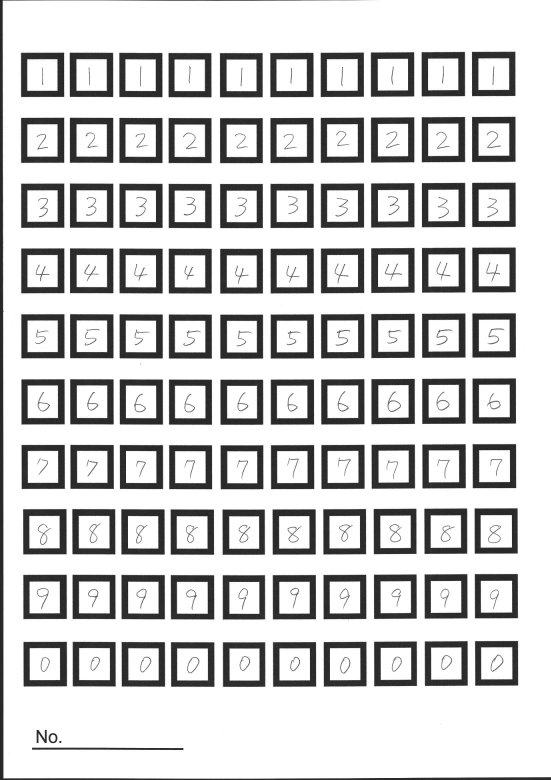
%> input picture image_other.jpg, 1653 x 2338 px (shown at 1/3 size)
$ octave Step1_other_image.m   (GNU Octave 9; MATLAB toolbox functions it lacks are replaced by stand-ins)
%> lines starting %> are read from the running program, lines starting %| are printed output that depends on the picture; in (x1, y1, x2, y2) boxes, pixels count from 0 and x2, y2 are one past the last pixel; in counts of white or black regions, pixels touching at a corner belong together; the program's own positions count from 1
%% 手書き文字から学習用データの作成
clear all;clc;close all;[status] = rmdir('image_other','s');
%% スキャナーで読み取った100個の手書き文字が書かれた画像を読み込み
I = imread('image_other.jpg');
%> I is the input picture: size 2338x1653 uint8; min 0, max 255, mean 205.5
figure,imshow(I);
%% 数値が書かれた領域のボックスを作成
BW = imbinarize(I); % 二値化
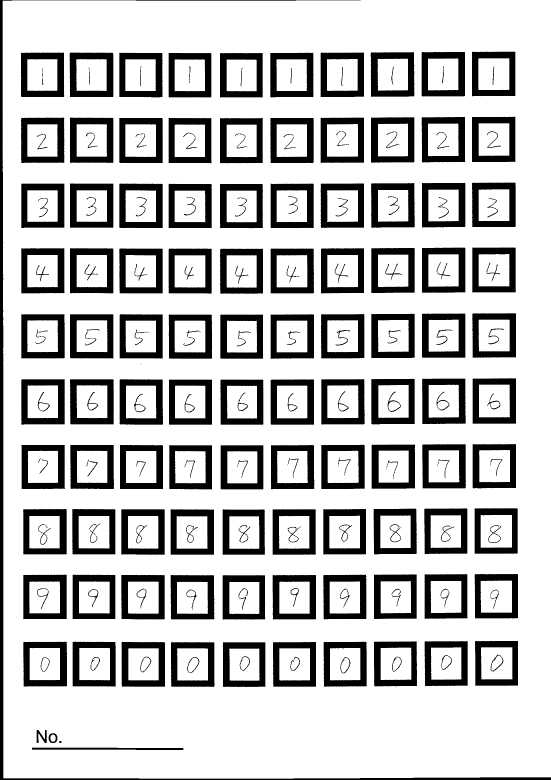
%> BW: size 2338x1653 logical (shown at 1/3 size); 76.6% white; 227 black regions (14 under 20 px), largest, box (x1, y1, x2, y2) and area: (0, 0, 1653, 2338) 29164, (1113, 352, 1243, 488) 8774, (69, 1527, 200, 1663) 8770
BW = imclearborder(BW); % 周囲に接している部分を
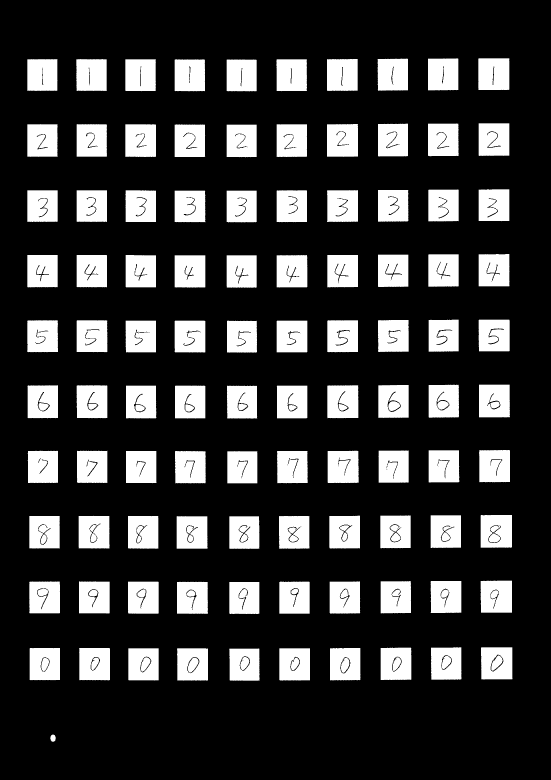
%> BW: size 2338x1653 logical (shown at 1/3 size); 22.1% white; 117 white regions, largest, box (x1, y1, x2, y2) and area: (1442, 1545, 1536, 1643) 8866, (981, 372, 1074, 471) 8853, (376, 373, 468, 471) 8782
BWbbox = imfill(BW,'holes'); % 穴を埋める
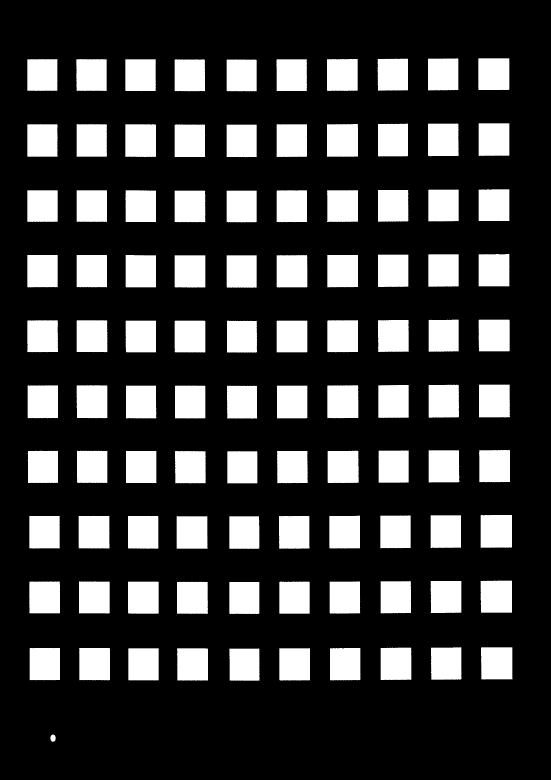
%> BWbbox: size 2338x1653 logical (shown at 1/3 size); 22.7% white; 101 white regions, largest, box (x1, y1, x2, y2) and area: (1442, 1545, 1536, 1643) 9185, (982, 1156, 1075, 1255) 9078, (981, 372, 1074, 471) 9045
BWbbox = imclose(BWbbox,ones(30)); % クローズ処理
%> BWbbox: size 2338x1653 logical; 22.8% white; 101 white regions
BWbbox = bwareaopen(BWbbox,100); % 100より小さいごみを処理
% figure, imshow(BWbbox);
%% 各数字をトリミングで切り出しフォルダに保存
% 各数字の領域の範囲を指定
thresh = [0 320 520 720 920 1100 1280 1480 1680 1880 2080];
% 各数字の位置とサイズの情報を取得
statsbbox = regionprops('table',BWbbox,'Centroid','BoundingBox');
%> statsbbox = 101 regions; largest, box (x1, y1, x2, y2) and Centroid: (1443, 1942, 1538, 2039) [1490.6 1990.4], (1442, 1545, 1536, 1643) [1489.5 1594.5], (236, 1547, 329, 1646) [282.8 1597.3], (981, 372, 1074, 471) [1028.1 421.7], (982, 1156, 1075, 1255) [1028.9 1205.8]
% 数字の種類ごとに処理
%> (the run ends here)
